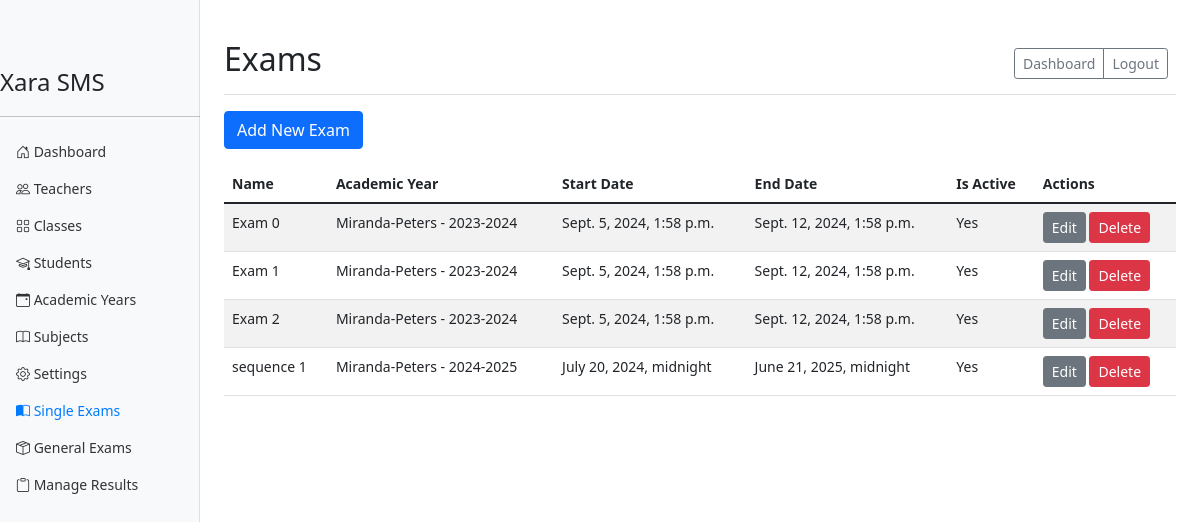
/users/exams/, run on the app's committed database.
### result_system/models.py (models this page shows, shortened)
class Exam(models.Model):
    school = models.ForeignKey(School, on_delete=models.CASCADE, related_name='exams')
    name = models.CharField(max_length=100)
    academic_year = models.ForeignKey(AcademicYear, on_delete=models.CASCADE, related_name='exams')
    start_date = models.DateTimeField()
    end_date = models.DateTimeField()
    is_active = models.BooleanField(default=False)
    max_score = models.DecimalField(max_digits=4, decimal_places=2, default=20.00)
    class Meta:
        unique_together = ('school', 'name', 'academic_year')

class AcademicYear(models.Model):
    school = models.ForeignKey(School, on_delete=models.CASCADE, related_name='academic_years')
    year = models.CharField(max_length=9)  # e.g., "2023-2024"
    start_date = models.DateField()
    end_date = models.DateField()
    is_current = models.BooleanField(default=False)
    class Meta:
        unique_together = ('school', 'year')
        indexes = [
            models.Index(fields=['school', 'is_current']),
        ]
    def __str__(self):
        return f"{self.school.name} - {self.year}"

class School(models.Model):
    name = models.CharField(max_length=255, unique=True)
    code = models.CharField(max_length=10, unique=True)
    address = models.TextField(blank=True)
    phone = models.CharField(max_length=20, blank=True)
    email = models.EmailField(blank=True)
    website = models.URLField(blank=True)
    created_at = models.DateTimeField(auto_now_add=True)
    updated_at = models.DateTimeField(auto_now=True)

### users/views.py (the view)
# urls.py: path('exams/', ExamListView.as_view(), name='exam_list'),
class ExamListView(ListView):
    model = Exam
    template_name = 'users/exam_list.html'
    context_object_name = 'exams'

### templates/users/exam_list.html (shortened to what this page needs)
{% extends "users/dashboard_base.html" %}
{% block page_title %}Exams{% endblock %}
{% block dashboard_content %}
<div class="row mb-3">
    <div class="col-12">
        <a href="{% url 'exam_create' %}" class="btn btn-primary">Add New Exam</a>
    </div>
</div>
<div class="table-responsive">
    <table class="table table-striped">
        <thead>
            <tr>
                <th>Name</th>
                <th>Academic Year</th>
                <th>Start Date</th>
                <th>End Date</th>
                <th>Is Active</th>
                <th>Actions</th>
            </tr>
        </thead>
        <tbody>
            {% for exam in exams %}
            <tr>
                <td>{{ exam.name }}</td>
                <td>{{ exam.academic_year }}</td>
                <td>{{ exam.start_date }}</td>
                <td>{{ exam.end_date }}</td>
                <td>{% if exam.is_active %}Yes{% else %}No{% endif %}</td>
                <td>
                    <a href="{% url 'exam_update' exam.pk %}" class="btn btn-sm btn-secondary">Edit</a>
                    <a href="{% url 'exam_delete' exam.pk %}" class="btn btn-sm btn-danger">Delete</a>
                </td>
            </tr>
            {% empty %}
            <tr>
                <td colspan="6">No exams found.</td>
            </tr>
            {% endfor %}
        </tbody>
    </table>
</div>
{% endblock dashboard_content %}

### templates/users/dashboard_base.html (shortened to what this page needs)
<!DOCTYPE html>
<html lang="en">
<head>
    <link href="https://cdn.jsdelivr.net/npm/bootstrap@5.1.3/dist/css/bootstrap.min.css" rel="stylesheet">
    <link rel="stylesheet" href="https://cdn.jsdelivr.net/npm/bootstrap-icons@1.7.2/font/bootstrap-icons.css">
    <link href="https://cdn.jsdelivr.net/npm/gridjs/dist/theme/mermaid.min.css" rel="stylesheet" />
</head>
<body>
    <div class="container-fluid">
        <div class="row">
            <nav id="sidebar" class="col-md-3 col-lg-2 d-md-block bg-light sidebar collapse">
                <div class="position-sticky pt-3">
                    <a href="{% url 'secretary_dashboard' %}" class="d-flex align-items-center mb-3 mb-md-0 me-md-auto link-dark text-decoration-none">
                        <span class="fs-4">Xara SMS</span>
                    </a>
                    <hr>
                    <ul class="nav flex-column">
                        <li class="nav-item">
                            <a class="nav-link {% if request.resolver_match.url_name == 'secretary_dashboard' %}active{% endif %}" href="{% url 'secretary_dashboard' %}">
                                <i class="bi bi-house-door"></i> Dashboard
                            </a>
                        </li>
                        <li class="nav-item">
                            <a class="nav-link {% if request.resolver_match.url_name == 'teacher_list' %}active{% endif %}" href="{% url 'teacher_list' %}">
                                <i class="bi bi-people"></i> Teachers
                            </a>
                        </li>
                        <li class="nav-item">
                            <a class="nav-link {% if 'class' in request.resolver_match.url_name %}active{% endif %}" href="{% url 'class_list' %}">
                                <i class="bi bi-grid"></i> Classes
                            </a>
                        </li>
                        <li class="nav-item">
                            <a class="nav-link {% if 'student' in request.resolver_match.url_name %}active{% endif %}" href="{% url 'student_list' %}">
                                <i class="bi bi-mortarboard"></i> Students
                            </a>
                        </li>
                        <li class="nav-item">
                            <a class="nav-link {% if 'academic' in request.resolver_match.url_name %}active{% endif %}" href="{% url 'academic_year_list' %}">
                                <i class="bi bi-calendar-event"></i> Academic Years
                            </a>
                        </li>
                        <li class="nav-item">
                            <a class="nav-link {% if 'subject' in request.resolver_match.url_name %}active{% endif %}" href="{% url 'subject_list' %}">
                                <i class="bi bi-book"></i> Subjects
                            </a>
                        </li>
                        <li class="nav-item">
                            <a class="nav-link {% if 'settings' in request.resolver_match.url_name %}active{% endif %}" href="{% url 'system_settings' %}">
                                <i class="bi bi-gear"></i> Settings
                            </a>
                        </li>
                        <li class="nav-item">
                            <a class="nav-link {% if 'exam' in request.resolver_match.url_name %}active{% endif %}" href="{% url 'exam_list' %}">
                                <i class="bi bi-book-half"></i> Single Exams
                            </a>
                        </li>
                        <li class="nav-item">
                            <a class="nav-link {% if 'general' in request.resolver_match.url_name %}active{% endif %}" href="{% url 'general_exam_list' %}">
                                <i class="bi bi-box-seam"></i> General Exams
                            </a>
                        </li>
                        <li class="nav-item">
                            <a class="nav-link {% if 'manage-results' in request.resolver_match.url_name %}active{% endif %}" href="{% url 'manage_results' %}">
                                <i class="bi bi-clipboard"></i> Manage Results
                            </a>
                        </li>
                    </ul>
                </div>
            </nav>
            <main class="col-md-9 ms-sm-auto col-lg-10 px-md-4">
                <div class="d-flex justify-content-between flex-wrap flex-md-nowrap align-items-center pt-3 pb-2 mb-3 border-bottom">
                    <h1 class="h2">{% block page_title %}Dashboard{% endblock %}</h1>
                    <div class="btn-toolbar mb-2 mb-md-0">
                        <div class="btn-group me-2">
                            <a href="{% url 'secretary_dashboard' %}" class="btn btn-sm btn-outline-secondary">Dashboard</a>
                            <a href="{% url 'logout' %}" class="btn btn-sm btn-outline-secondary">Logout</a>
                        </div>
                    </div>
                </div>
                {% block dashboard_content %}
                {% endblock dashboard_content %}
            </main>
        </div>
    </div>
</body>
</html>

### templates/users/dashboard_base.html (style rules this page uses)
body { font-size: .875rem; }
.sidebar { position: fixed; top: 0; bottom: 0; left: 0; z-index: 100; padding: 48px 0 0; box-shadow: inset -1px 0 0 rgba(0, 0, 0, .1); }
.sidebar .nav-link { font-weight: 500; color: #333; }
.sidebar .nav-link.active { color: #007bff; }
main { padding-top: 1.5rem; }

### data on the page
Exam: name "Exam 0", academic_year "Miranda-Peters - 2023-2024", start_date "Sept. 5, 2024, 1:58 p.m.", end_date "Sept. 12, 2024, 1:58 p.m.", is_active "Yes"
Exam: name "Exam 1", academic_year "Miranda-Peters - 2023-2024", start_date "Sept. 5, 2024, 1:58 p.m.", end_date "Sept. 12, 2024, 1:58 p.m.", is_active "Yes"
Exam: name "Exam 2", academic_year "Miranda-Peters - 2023-2024", start_date "Sept. 5, 2024, 1:58 p.m.", end_date "Sept. 12, 2024, 1:58 p.m.", is_active "Yes"
Exam: name "sequence 1", academic_year "Miranda-Peters - 2024-2025", start_date "July 20, 2024, midnight", end_date "June 21, 2025, midnight", is_active "Yes"
